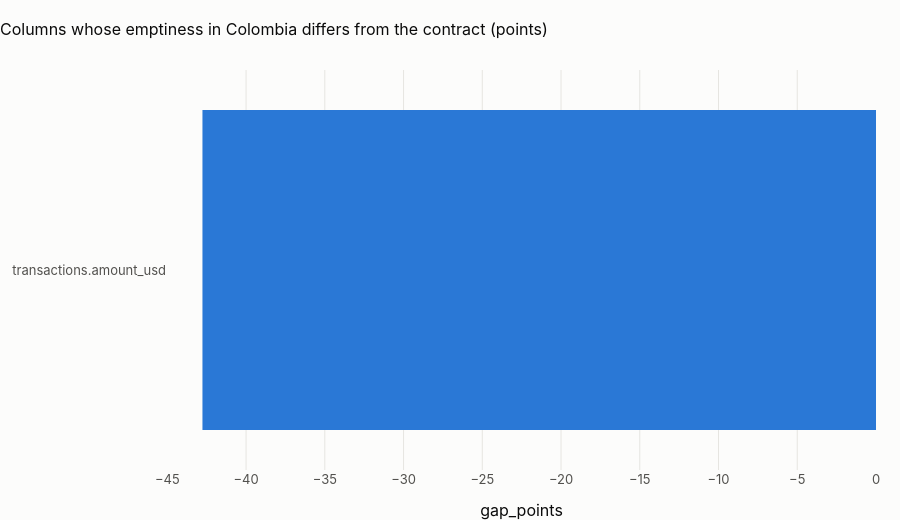

Notebook code for this chart:
### Markdown cell above
## 3 · Emptiness: where this country differs from the bank
Share of empty values per column in this country, against the global contract's `empty_share`. A large gap means
the column is used differently here (a product mix, a channel mix, a process) and the global baseline will
misfire on this country's days.

### Code cell
GLOBAL = country.global_contract(pl)
emp = pl.q(f"""
    with p as (select table_name, column_name, sum(n_empty + n_absent) / sum(n_rows) as country_empty
               from {{dq_partition_profile}} where zone = 'bronze' group by 1, 2)
    select p.table_name, p.column_name, round(100 * p.country_empty, 2) as country_empty_pct,
           round(100 * c.empty_share, 2) as contract_empty_pct,
           round(100 * (p.country_empty - c.empty_share), 2) as gap_points
    from p join {GLOBAL} c using (table_name, column_name)
    where abs(p.country_empty - c.empty_share) >= 0.02
    order by abs(p.country_empty - c.empty_share) desc""")
show(emp, paging=False)
if len(emp):
    fig = px.bar(
        emp.head(20),
        x="gap_points",
        y=emp.head(20).table_name + "." + emp.head(20).column_name,
        orientation="h",
        title=f"Columns whose emptiness in {CTRY.name} differs from the contract (points)",
    )
    fig.update_layout(height=520, yaxis_title=None, yaxis=dict(autorange="reversed"))
    fig.show()
display(
    Markdown(
        f"**{len(emp)} columns differ from the contract's empty share by 2 points or more in {CTRY.name}.** "
        "These are the columns where a bank-wide baseline cannot describe this country; notebook 03 re-estimates "
        "them on the country's reference window."
    )
)

### Figure 1 — Plotly figure (JSON) as saved in the notebook; plotly's stock layout.template omitted (floating-point values rounded to 4 significant figures)
{"data": [{"hovertemplate": "gap_points=%{x}<br>y=%{y}<extra></extra>", "legendgroup": "", "marker": {"color": "#2a78d6", "pattern": {"shape": ""}}, "name": "", "orientation": "h", "showlegend": false, "textposition": "auto", "type": "bar", "x": [-42.77], "xaxis": "x", "y": ["transactions.amount_usd"], "yaxis": "y"}], "layout": {"barmode": "relative", "height": 520, "legend": {"tracegroupgap": 0}, "title": {"text": "Columns whose emptiness in Colombia differs from the contract (points)"}, "xaxis": {"anchor": "y", "domain": [0.0, 1.0], "title": {"text": "gap_points"}}, "yaxis": {"anchor": "x", "autorange": "reversed", "domain": [0.0, 1.0], "title": {}}}}
